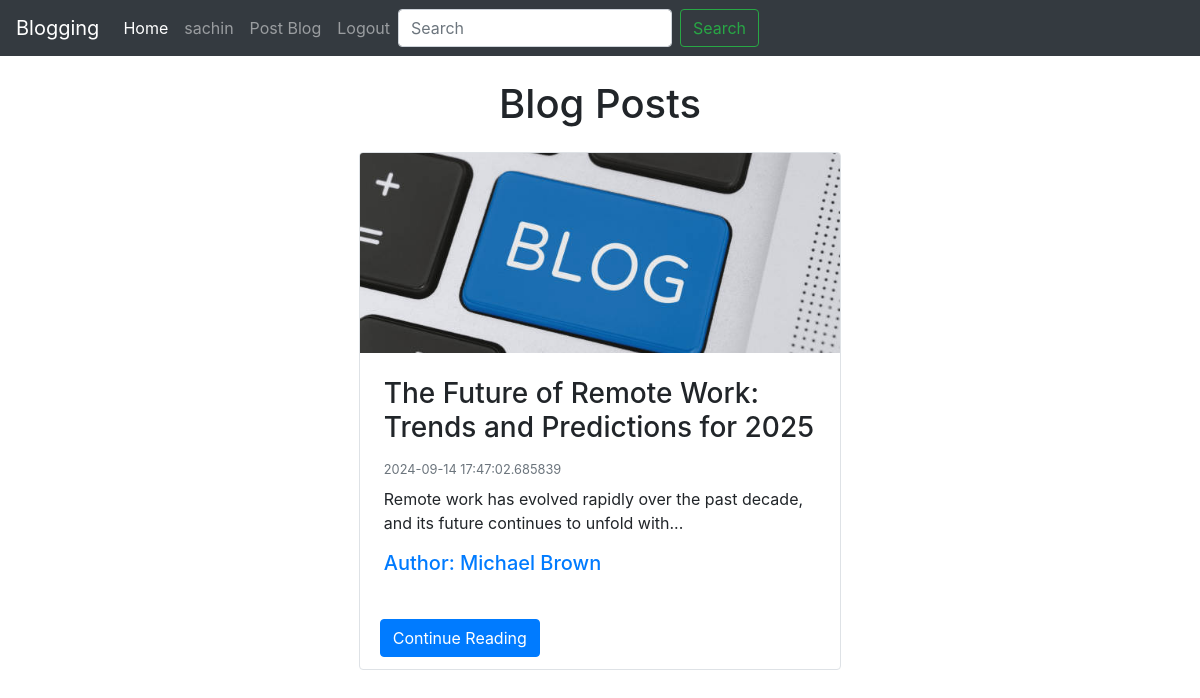
The app's page /index (signed in) with its own data.
### app.py (models this page shows, shortened)
class User(UserMixin, db.Model):
    id = db.Column(db.Integer, primary_key=True)
    username = db.Column(db.String(80), unique=True, nullable=False)
    email = db.Column(db.String(120), unique=True, nullable=False)
    password = db.Column(db.String(120), nullable=False)

class Blog(db.Model):
    blog_id = db.Column(db.Integer, primary_key=True)
    title = db.Column(db.String(80), nullable=False)
    author = db.Column(db.String(50), nullable=False)
    content = db.Column(db.Text, nullable=False)
    pub_date = db.Column(db.DateTime, nullable=False, default=datetime.utcnow)

### app.py (the view)
@app.route("/index")
@login_required
def index():
    data = Blog.query.all()
    return render_template("index.html", data=data)

### app.py (called while the page is built)
@login_manager.user_loader
def load_user(user_id):
    return User.query.get(int(user_id))

### templates/index.html (shortened to what this page needs)
{% extends 'main.html' %}
{% block body %}
<h1 class="my-4 text-center">Blog Posts</h1>
<div class="row justify-content-center">
    {% for blog in data %}
    <div class="col-md-5 mx-3 mb-4">
        <div class="card h-100 border transition-card">
            <img src="{{ url_for('static', filename='img/image.jpg') }}" class="card-img-top" alt="Blog image">
            <div class="card-body p-4">
                <h3 class="card-title mb-3">{{ blog.title }}</h3>
                <div class="mb-2 text-muted small">{{ blog.pub_date }}</div>
                <p class="card-text">{{ blog.content | truncate(100) }}</p>
                <h5 class="text-primary mt-3">Author: {{ blog.author }}</h5>
            </div>
            <div class="card-footer bg-transparent border-0">
                <a href="/blog_detail/{{ blog.blog_id }}" class="btn btn-primary stretched-link">
                    Continue Reading
                </a>
            </div>
        </div>
    </div>
    {% endfor %}
</div>
{% endblock body %}

### templates/main.html (shortened to what this page needs)
<!doctype html>
<html lang="en">
<head>
    <link rel="stylesheet" href="https://cdn.jsdelivr.net/npm/bootstrap@4.0.0/dist/css/bootstrap.min.css"
>
</head>
<body>
    <nav class="navbar navbar-expand-lg navbar-dark bg-dark">
        <a class="navbar-brand" href="#">Blogging</a>
        <div class="collapse navbar-collapse" id="navbarSupportedContent">
            <ul class="navbar-nav mr-auto">
                <li class="nav-item active">
                    <a class="nav-link" href="/index">Home <span class="sr-only">(current)</span></a>
                </li>
                {% if current_user.is_authenticated%}
                <li class="nav-item">
                    <a class="nav-link" href="">{{current_user.username}}</a>
                </li>
                <li class="nav-item">
                    <a class="nav-link" href="/blogpost">Post Blog</a>
                </li>
                <li class="nav-item">
                    <a class="nav-link" href="/logout">Logout</a>
                </li>
            {% endif %}
            <form class="form-inline my-2 my-lg-0">
                <input class="form-control mr-sm-2" type="search" placeholder="Search" aria-label="Search">
                <button class="btn btn-outline-success my-2 my-sm-0" type="submit">Search</button>
            </form>
        </div>
    </nav>
    {% block body %}{% endblock body %}
</body>
</html>

### templates/index.html (style rules this page uses)
.transition-card { border: 2px solid transparent; transition: border-color 0.3s ease, transform 0.3s ease; }
.card-img-top { object-fit: cover; height: 200px; }

### records on screen
User: username "sachin"
Blog: title "The Future of Remote Work: Trends and Predictions for 2025", pub_date "2024-09-14 17:47:02.685839", content "Remote work has evolved rapidly over the past decade, and its future continues to unfold with...", author "Michael Brown"
